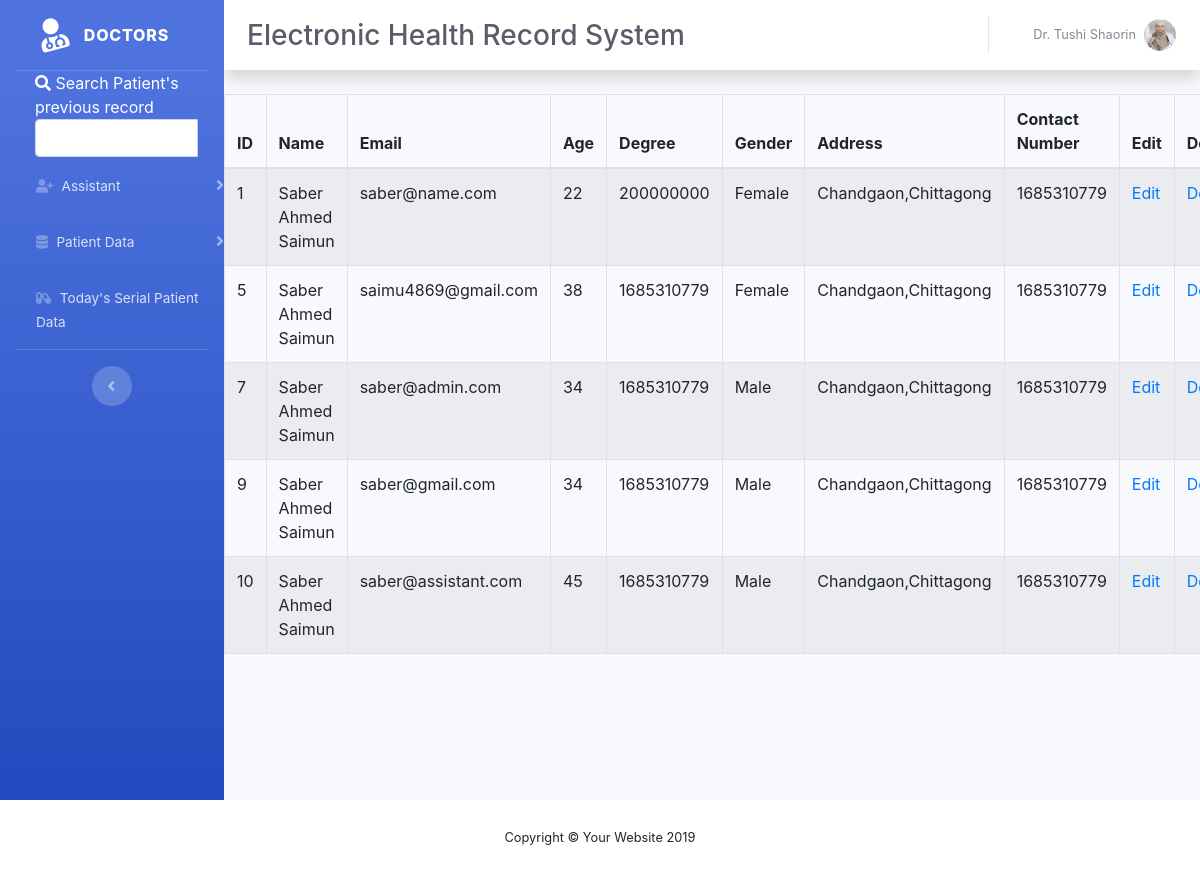
The page /admin/allassistant.php on the database its author committed.
### tables this page shows
CREATE TABLE `a_dmin` (
  `id` int(20) NOT NULL,
  `user_name` varchar(240) NOT NULL,
  `email` varchar(240) NOT NULL,
  `password` varchar(240) NOT NULL,
  `date` date NOT NULL,
  `name` varchar(240) NOT NULL,
  `degree` varchar(240) NOT NULL,
  `govt_reg` varchar(240) NOT NULL,
  `gender` varchar(240) NOT NULL,
  `phone` int(20) NOT NULL,
  `p_status` varchar(240) NOT NULL,
  `attached_h` varchar(240) NOT NULL,
  `bio` varchar(240) NOT NULL,
  `spaciality` varchar(240) NOT NULL,
  `address` varchar(240) NOT NULL,
  `img` varchar(240) NOT NULL
);

CREATE TABLE `assistant` (
  `id` int(11) NOT NULL,
  `name` varchar(240) NOT NULL,
  `password` varchar(240) NOT NULL,
  `assis_id` int(20) NOT NULL,
  `email` varchar(240) NOT NULL,
  `degree` varchar(240) NOT NULL,
  `age` int(20) NOT NULL,
  `phone` int(20) NOT NULL,
  `bio` varchar(240) NOT NULL,
  `address` varchar(240) NOT NULL,
  `gender` text NOT NULL,
  `img` varchar(240) NOT NULL
);

### admin/allassistant.php (the view, shortened to what this page needs)
 <?Php include "include/database.php"; ?>
 <?Php include "include/header.php"; ?>
     <?Php include "include/nav.php"; ?>
       <div class="container">
        <div class="row">
        <table id="example" class="table table-striped table-bordered" style="width:100%">
        <thead>
            <tr>
                <th>ID</th>
                <th>Name</th>
                <th>Email</th>
                <th>Age</th>
                <th>Degree</th>
                <th>Gender</th>
                <th>Address</th>
                <th>Contact Number</th>
                <th>Edit</th>
                <th>Delete</th>
            </tr>
        </thead>
        <tbody>
             <?php
                      $query =   "SELECT * FROM assistant";
                      $select_posts = mysqli_query($connection,$query);
                    while($row=mysqli_fetch_assoc($select_posts)) {
                        $id = $row['id'];
                        $name = $row['name'];
                        $email = $row['email'];
                        $degree = $row['degree'];
                        $phone = $row['phone'];
                        $gender = $row['gender'];
                        $age = $row['age'];
                        $address = $row['address'];
                        echo "<tr>";
                        echo "<td>$id</td>";
                        echo "<td>$name </td>";
                        echo "<td>$email</td>";
                        echo "<td>$age</td>";
                        echo "<td>$degree</td>";
                        echo "<td>$gender</td>";
                        echo "<td>$address</td>";
                        echo "<td>$phone</td>";
                        echo "<td><a href='editassistant.php?source=edit_post&p_id={$id}'>Edit</a></td>";
                        echo "<td><a onClick=\"javascript: return confirm('Are u sure u want to delete'); \" href='allassistant.php?delete={$id}' >Delete</a></td>";
                        echo "</tr>";
                        }
                  ?>
        </tbody>
    </table>
  </div>
</div>
              <br><br><br>
        </div>
        </div>
            </div>
     <?Php include "include/footer.php"; ?>

### admin/include/nav.php (shortened to what this page needs)
<div id="wrapper">
  <ul class="navbar-nav bg-gradient-primary sidebar sidebar-dark accordion" id="accordionSidebar">
    <a class="sidebar-brand d-flex align-items-center justify-content-center" href="index.php">
      <div class="sidebar-brand-icon rotate-n-15">
        <i class="fas fa-user-md"></i>
      </div>
      <div class="sidebar-brand-text mx-3">Doctors</div>
    </a>
    <hr class="sidebar-divider my-0">
     <li class="nav-item">
        <div class="search" style="margin-left: 15px;">
        <i style="color:white;" class="fas fa-search"></i>
        <span style="color: white;"> Search Patient's previous record</span>
              <form action="search.php" method="post">
                  <div class="input-group">
                      <input name="search" type="text" class="form-control">
                      <span class="input-group-btn">
                          <button name="submit" class="btn btn-default" type="submit" style = "margin-top: 8px;">
                      </button>
                      </span>
                  </div>
          </form>
          </div>
    </li>
    <li class="nav-item">
      <a class="nav-link collapsed" href="" data-toggle="collapse" data-target="#collapsePagesss" aria-expanded="true" aria-controls="collapsePages">
        <i class="fas fa-user-plus"></i>
        <span>Assistant</span>
      </a>
    </li>
    <li class="nav-item">
      <a class="nav-link collapsed" href="#" data-toggle="collapse" data-target="#collapsePages" aria-expanded="true" aria-controls="collapsePages">
        <i class="fas fa-database"></i>
        <span>Patient Data</span>
      </a>
    </li>
     <li class="nav-item">
      <a class="nav-link" href="todays_patient_data.php">
        <i class="fas fa-capsules"></i>
        <span>Today's Serial Patient Data</span></a>
    </li>
    <hr class="sidebar-divider d-none d-md-block">
    <div class="text-center d-none d-md-inline">
      <button class="rounded-circle border-0" id="sidebarToggle"></button>
    </div>
  </ul>
  <div id="content-wrapper" class="d-flex flex-column">
    <div id="content">
      <nav class="navbar navbar-expand navbar-light bg-white topbar mb-4 static-top shadow">
        <div class="d-sm-flex align-items-center justify-content-between mb-4">
          <h1 class="h3 mb-0 text-gray-800 " style="margin-left: 7px;margin-top: 25px;">Electronic Health Record System</h1>
        </div>
        <ul class="navbar-nav ml-auto">
             <?php
                    $query =   "SELECT * FROM a_dmin";
                    $select_posts = mysqli_query($connection,$query);
                  while($row=mysqli_fetch_assoc($select_posts)) {
                    $user_name = $row['user_name'];
                      $img = $row['img'];
                      }
                ?>
          <li class="nav-item dropdown no-arrow">
            <a class="nav-link dropdown-toggle" href="#" id="userDropdown" role="button" data-toggle="dropdown" aria-haspopup="true" aria-expanded="false">
              <span class="mr-2 d-none d-lg-inline text-gray-600 small"><?php echo "$user_name"; ?></span>
               <?php echo "<img class='img-profile rounded-circle' src='../img/$img' alt='image'>"; ?>
            </a>
          </li>
        </ul>
      </nav>

### admin/css/main.css (style rules this page uses)
li.nav-item { margin-left: 20px; }

### rows shown on the page
a_dmin: user_name "Dr. Tushi Shaorin", img (picture)
assistant: id "1", name "Saber Ahmed Saimun", email "saber@name.com", age "22", degree "200000000", gender "Female", address "Chandgaon,Chittagong", phone "1685310779"
assistant: id "5", name "Saber Ahmed Saimun", email "saimu4869@gmail.com", age "38", degree "1685310779", gender "Female", address "Chandgaon,Chittagong", phone "1685310779"
assistant: id "7", name "Saber Ahmed Saimun", email "saber@admin.com", age "34", degree "1685310779", gender "Male", address "Chandgaon,Chittagong", phone "1685310779"
assistant: id "9", name "Saber Ahmed Saimun", email "saber@gmail.com", age "34", degree "1685310779", gender "Male", address "Chandgaon,Chittagong", phone "1685310779"
assistant: id "10", name "Saber Ahmed Saimun", email "saber@assistant.com", age "45", degree "1685310779", gender "Male", address "Chandgaon,Chittagong", phone "1685310779"
